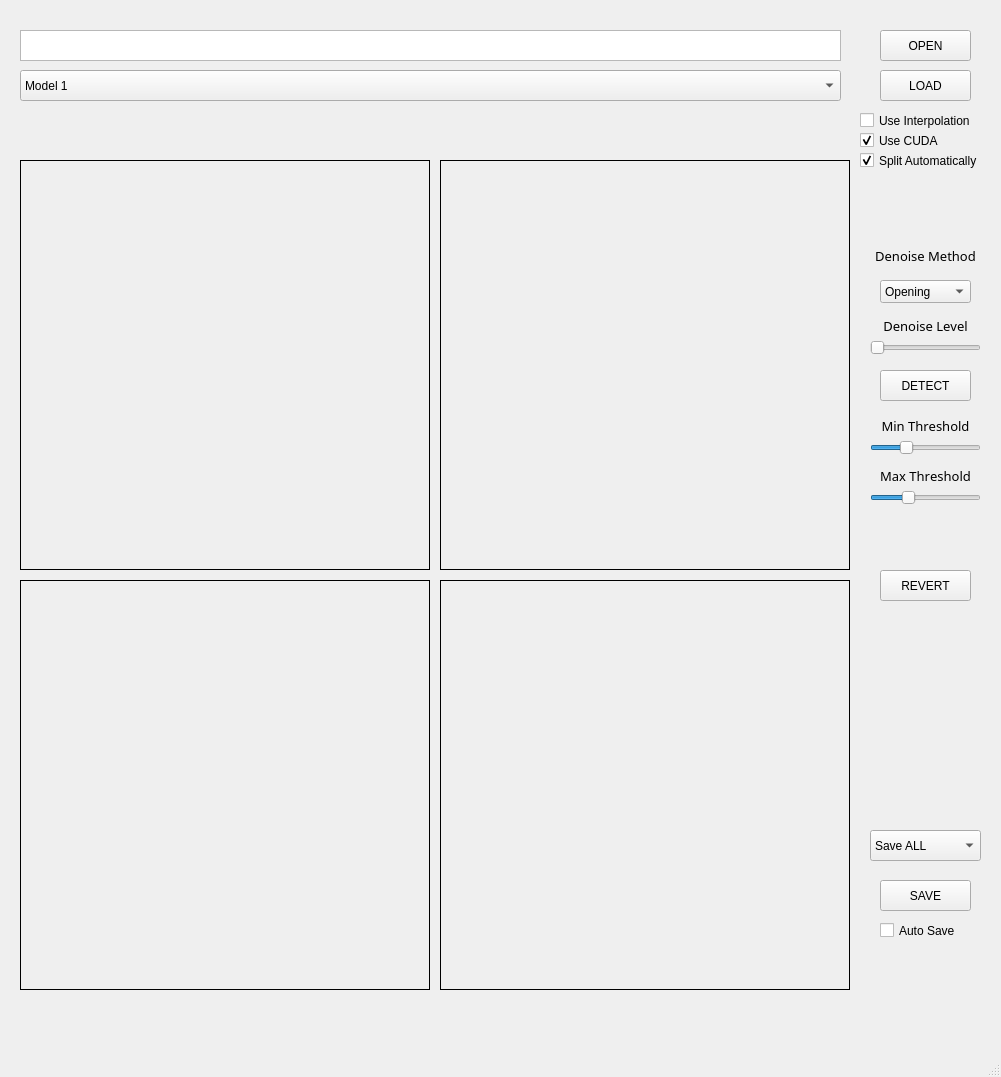
<?xml version="1.0" encoding="UTF-8"?>
<ui version="4.0">
 <class>MainWindow</class>
 <widget class="QMainWindow" name="MainWindow">
  <property name="geometry">
   <rect>
    <x>0</x>
    <y>0</y>
    <width>1001</width>
    <height>1077</height>
   </rect>
  </property>
  <property name="windowTitle">
   <string>Atom Segmentation</string>
  </property>
  <widget class="QWidget" name="centralwidget">
   <widget class="QTextEdit" name="imagePath">
    <property name="enabled">
     <bool>true</bool>
    </property>
    <property name="geometry">
     <rect>
      <x>20</x>
      <y>30</y>
      <width>821</width>
      <height>31</height>
     </rect>
    </property>
   </widget>
   <widget class="QPushButton" name="open">
    <property name="geometry">
     <rect>
      <x>880</x>
      <y>30</y>
      <width>91</width>
      <height>31</height>
     </rect>
    </property>
    <property name="text">
     <string>OPEN</string>
    </property>
   </widget>
   <widget class="QLabel" name="ori">
    <property name="geometry">
     <rect>
      <x>20</x>
      <y>160</y>
      <width>410</width>
      <height>410</height>
     </rect>
    </property>
    <property name="frameShape">
     <enum>QFrame::Box</enum>
    </property>
    <property name="text">
     <string/>
    </property>
    <property name="scaledContents">
     <bool>true</bool>
    </property>
   </widget>
   <widget class="QLabel" name="model_output">
    <property name="geometry">
     <rect>
      <x>440</x>
      <y>160</y>
      <width>410</width>
      <height>410</height>
     </rect>
    </property>
    <property name="frameShape">
     <enum>QFrame::Box</enum>
    </property>
    <property name="text">
     <string/>
    </property>
    <property name="scaledContents">
     <bool>true</bool>
    </property>
   </widget>
   <widget class="QLabel" name="preprocess">
    <property name="geometry">
     <rect>
      <x>20</x>
      <y>580</y>
      <width>410</width>
      <height>410</height>
     </rect>
    </property>
    <property name="frameShape">
     <enum>QFrame::Box</enum>
    </property>
    <property name="text">
     <string/>
    </property>
    <property name="scaledContents">
     <bool>true</bool>
    </property>
   </widget>
   <widget class="QLabel" name="detect_result">
    <property name="geometry">
     <rect>
      <x>440</x>
      <y>580</y>
      <width>410</width>
      <height>410</height>
     </rect>
    </property>
    <property name="frameShape">
     <enum>QFrame::Box</enum>
    </property>
    <property name="text">
     <string/>
    </property>
    <property name="scaledContents">
     <bool>true</bool>
    </property>
   </widget>
   <widget class="QComboBox" name="modelPath">
    <property name="geometry">
     <rect>
      <x>20</x>
      <y>70</y>
      <width>821</width>
      <height>31</height>
     </rect>
    </property>
    <property name="whatsThis">
     <string>&lt;html&gt;&lt;head/&gt;&lt;body&gt;&lt;p&gt;&lt;br/&gt;&lt;/p&gt;&lt;/body&gt;&lt;/html&gt;</string>
    </property>
    <item>
     <property name="text">
      <string>Model 1</string>
     </property>
    </item>
    <item>
     <property name="text">
      <string>Model 2</string>
     </property>
    </item>
    <item>
     <property name="text">
      <string>Model 3</string>
     </property>
    </item>
    <item>
     <property name="text">
      <string>Model 4</string>
     </property>
    </item>
    <item>
     <property name="text">
      <string>Model 5</string>
     </property>
    </item>
    <item>
     <property name="text">
      <string>Model 6</string>
     </property>
    </item>
   </widget>
   <widget class="QLabel" name="label_2">
    <property name="geometry">
     <rect>
      <x>870</x>
      <y>410</y>
      <width>111</width>
      <height>31</height>
     </rect>
    </property>
    <property name="font">
     <font>
      <family>Sans Serif</family>
      <pointsize>10</pointsize>
      <weight>50</weight>
      <bold>false</bold>
      <kerning>false</kerning>
     </font>
    </property>
    <property name="frameShape">
     <enum>QFrame::NoFrame</enum>
    </property>
    <property name="text">
     <string>Min Threshold</string>
    </property>
    <property name="alignment">
     <set>Qt::AlignCenter</set>
    </property>
   </widget>
   <widget class="QSlider" name="min_thre">
    <property name="geometry">
     <rect>
      <x>870</x>
      <y>440</y>
      <width>111</width>
      <height>16</height>
     </rect>
    </property>
    <property name="font">
     <font>
      <pointsize>9</pointsize>
     </font>
    </property>
    <property name="maximum">
     <number>100</number>
    </property>
    <property name="value">
     <number>30</number>
    </property>
    <property name="orientation">
     <enum>Qt::Horizontal</enum>
    </property>
   </widget>
   <widget class="QSlider" name="max_thre">
    <property name="geometry">
     <rect>
      <x>870</x>
      <y>490</y>
      <width>111</width>
      <height>16</height>
     </rect>
    </property>
    <property name="font">
     <font>
      <pointsize>9</pointsize>
     </font>
    </property>
    <property name="minimum">
     <number>100</number>
    </property>
    <property name="maximum">
     <number>255</number>
    </property>
    <property name="value">
     <number>150</number>
    </property>
    <property name="orientation">
     <enum>Qt::Horizontal</enum>
    </property>
   </widget>
   <widget class="QLabel" name="label_3">
    <property name="geometry">
     <rect>
      <x>870</x>
      <y>460</y>
      <width>111</width>
      <height>31</height>
     </rect>
    </property>
    <property name="font">
     <font>
      <family>Sans Serif</family>
      <pointsize>10</pointsize>
      <weight>50</weight>
      <bold>false</bold>
      <kerning>false</kerning>
     </font>
    </property>
    <property name="frameShape">
     <enum>QFrame::NoFrame</enum>
    </property>
    <property name="text">
     <string>Max Threshold</string>
    </property>
    <property name="alignment">
     <set>Qt::AlignCenter</set>
    </property>
   </widget>
   <widget class="QCheckBox" name="use_cuda">
    <property name="geometry">
     <rect>
      <x>860</x>
      <y>130</y>
      <width>131</width>
      <height>21</height>
     </rect>
    </property>
    <property name="text">
     <string>Use CUDA</string>
    </property>
    <property name="checked">
     <bool>true</bool>
    </property>
   </widget>
   <widget class="QSlider" name="se_num">
    <property name="geometry">
     <rect>
      <x>870</x>
      <y>340</y>
      <width>111</width>
      <height>16</height>
     </rect>
    </property>
    <property name="font">
     <font>
      <pointsize>9</pointsize>
     </font>
    </property>
    <property name="maximum">
     <number>20</number>
    </property>
    <property name="orientation">
     <enum>Qt::Horizontal</enum>
    </property>
   </widget>
   <widget class="QPushButton" name="save">
    <property name="geometry">
     <rect>
      <x>880</x>
      <y>880</y>
      <width>91</width>
      <height>31</height>
     </rect>
    </property>
    <property name="text">
     <string>SAVE</string>
    </property>
   </widget>
   <widget class="QCheckBox" name="auto_save">
    <property name="geometry">
     <rect>
      <x>880</x>
      <y>920</y>
      <width>101</width>
      <height>21</height>
     </rect>
    </property>
    <property name="text">
     <string>Auto Save</string>
    </property>
   </widget>
   <widget class="QComboBox" name="save_option">
    <property name="geometry">
     <rect>
      <x>870</x>
      <y>830</y>
      <width>111</width>
      <height>31</height>
     </rect>
    </property>
    <item>
     <property name="text">
      <string>Save ALL</string>
     </property>
    </item>
    <item>
     <property name="text">
      <string>Model output</string>
     </property>
    </item>
    <item>
     <property name="text">
      <string>Original image with markers</string>
     </property>
    </item>
    <item>
     <property name="text">
      <string>Four-panel image</string>
     </property>
    </item>
    <item>
     <property name="text">
      <string>Atom positions</string>
     </property>
    </item>
   </widget>
   <widget class="QPushButton" name="load">
    <property name="geometry">
     <rect>
      <x>880</x>
      <y>70</y>
      <width>91</width>
      <height>31</height>
     </rect>
    </property>
    <property name="text">
     <string>LOAD</string>
    </property>
   </widget>
   <widget class="QCheckBox" name="use_inter">
    <property name="geometry">
     <rect>
      <x>860</x>
      <y>110</y>
      <width>131</width>
      <height>21</height>
     </rect>
    </property>
    <property name="text">
     <string>Use Interpolation</string>
    </property>
   </widget>
   <widget class="QLabel" name="label">
    <property name="geometry">
     <rect>
      <x>870</x>
      <y>310</y>
      <width>111</width>
      <height>31</height>
     </rect>
    </property>
    <property name="font">
     <font>
      <family>Sans Serif</family>
      <pointsize>10</pointsize>
      <weight>50</weight>
      <bold>false</bold>
      <kerning>false</kerning>
     </font>
    </property>
    <property name="frameShape">
     <enum>QFrame::NoFrame</enum>
    </property>
    <property name="text">
     <string>Denoise Level</string>
    </property>
    <property name="alignment">
     <set>Qt::AlignCenter</set>
    </property>
   </widget>
   <widget class="QPushButton" name="circle_detect">
    <property name="geometry">
     <rect>
      <x>880</x>
      <y>370</y>
      <width>91</width>
      <height>31</height>
     </rect>
    </property>
    <property name="text">
     <string>DETECT</string>
    </property>
   </widget>
   <widget class="QPushButton" name="revert">
    <property name="geometry">
     <rect>
      <x>880</x>
      <y>570</y>
      <width>91</width>
      <height>31</height>
     </rect>
    </property>
    <property name="text">
     <string>REVERT</string>
    </property>
   </widget>
   <widget class="QCheckBox" name="split">
    <property name="geometry">
     <rect>
      <x>860</x>
      <y>150</y>
      <width>131</width>
      <height>21</height>
     </rect>
    </property>
    <property name="text">
     <string>Split Automatically</string>
    </property>
    <property name="checked">
     <bool>true</bool>
    </property>
   </widget>
   <widget class="QComboBox" name="denoise_method">
    <property name="geometry">
     <rect>
      <x>880</x>
      <y>280</y>
      <width>91</width>
      <height>23</height>
     </rect>
    </property>
    <item>
     <property name="text">
      <string>Opening</string>
     </property>
    </item>
    <item>
     <property name="text">
      <string>Erosion</string>
     </property>
    </item>
   </widget>
   <widget class="QLabel" name="label_4">
    <property name="geometry">
     <rect>
      <x>870</x>
      <y>240</y>
      <width>111</width>
      <height>31</height>
     </rect>
    </property>
    <property name="font">
     <font>
      <family>Sans Serif</family>
      <pointsize>10</pointsize>
      <weight>50</weight>
      <bold>false</bold>
      <kerning>false</kerning>
     </font>
    </property>
    <property name="frameShape">
     <enum>QFrame::NoFrame</enum>
    </property>
    <property name="text">
     <string>Denoise Method</string>
    </property>
    <property name="alignment">
     <set>Qt::AlignCenter</set>
    </property>
   </widget>
   <zorder>imagePath</zorder>
   <zorder>open</zorder>
   <zorder>ori</zorder>
   <zorder>model_output</zorder>
   <zorder>preprocess</zorder>
   <zorder>detect_result</zorder>
   <zorder>save</zorder>
   <zorder>modelPath</zorder>
   <zorder>se_num</zorder>
   <zorder>auto_save</zorder>
   <zorder>label</zorder>
   <zorder>use_inter</zorder>
   <zorder>revert</zorder>
   <zorder>load</zorder>
   <zorder>circle_detect</zorder>
   <zorder>label_2</zorder>
   <zorder>min_thre</zorder>
   <zorder>max_thre</zorder>
   <zorder>label_3</zorder>
   <zorder>use_cuda</zorder>
   <zorder>save_option</zorder>
   <zorder>split</zorder>
   <zorder>denoise_method</zorder>
   <zorder>label_4</zorder>
  </widget>
  <widget class="QMenuBar" name="menubar">
   <property name="geometry">
    <rect>
     <x>0</x>
     <y>0</y>
     <width>1001</width>
     <height>20</height>
    </rect>
   </property>
  </widget>
  <widget class="QStatusBar" name="statusbar"/>
 </widget>
 <resources/>
 <connections/>
</ui>
